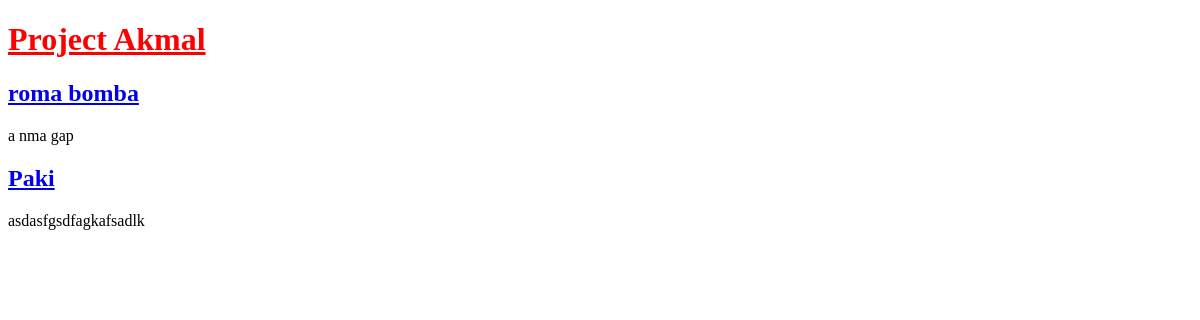
Before: / with the older database file.
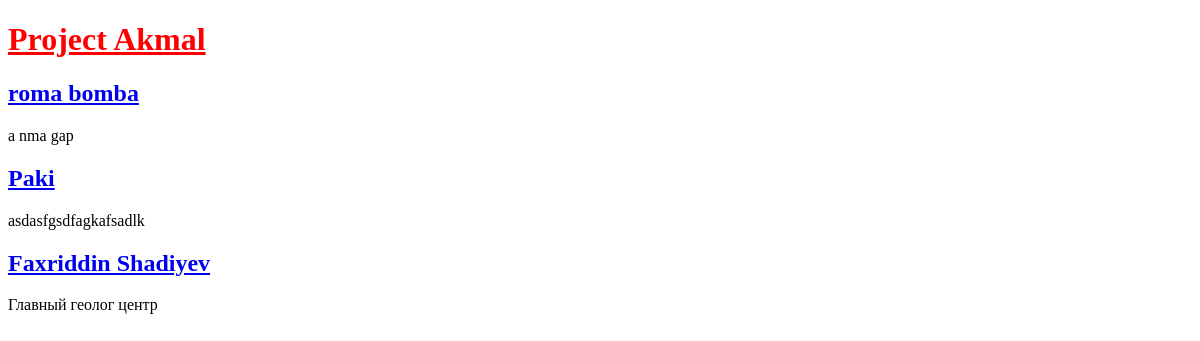
After: the same page with the newer database file.
### new/models.py (models this page shows, shortened)
class Post(models.Model):
    title = models.CharField(max_length=200)
    author = models.ForeignKey(
        'auth.User',
        on_delete = models.CASCADE
    )
    body = models.TextField()

### new/views.py (the view)
# urls.py: path('',BlogViews.as_view(),name='home'),
class BlogViews(ListView):
    model = Post
    template_name = 'home.html'

### templates/home.html
{% extends 'base.html' %}
{% block content %}
    {% for post in object_list %}
        <div class="post-entry">
            <h2><a href="{% url 'post_detail' post.pk %}">{{ post.title }}</a></h2>
            <p>{{ post.body | slice:":20" }}</p>
        </div>
    {% endfor %}
{% endblock content %}

### templates/base.html (shortened to what this page needs)
{% load static %}
<!DOCTYPE html>
<html lang="en">
<head>
    <link rel="stylesheet" href="{% static 'css/base.css' %}">
</head>
<body>
    <header>
        <h1><a href="{% url 'home' %}">Project Akmal</a></h1>
    </header>
<div>
    {% block content %}
    {% endblock content %}
</div>
</body>
</html>

### static/css/base.css (style rules this page uses)
header h1 a { color: red; }

Changed rows visible on the page:
added Post: title "Faxriddin Shadiyev", body "Главный геолог центр"
